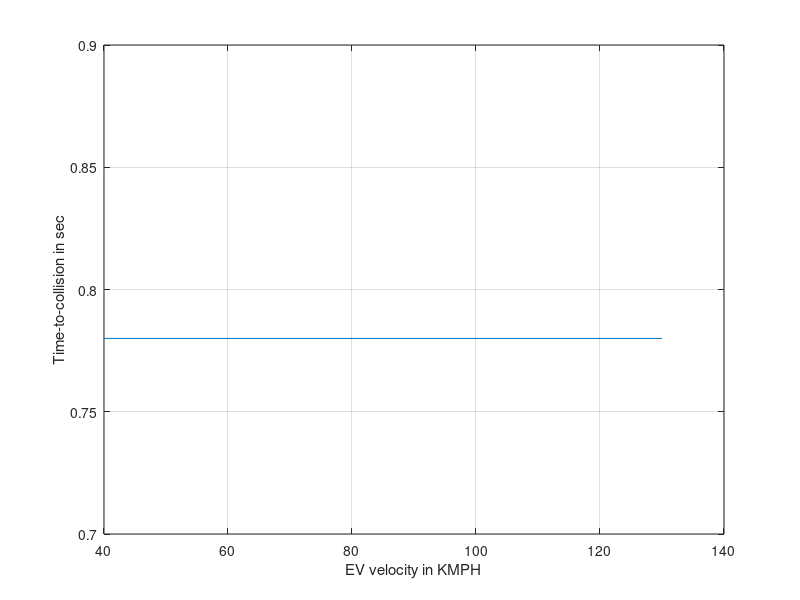
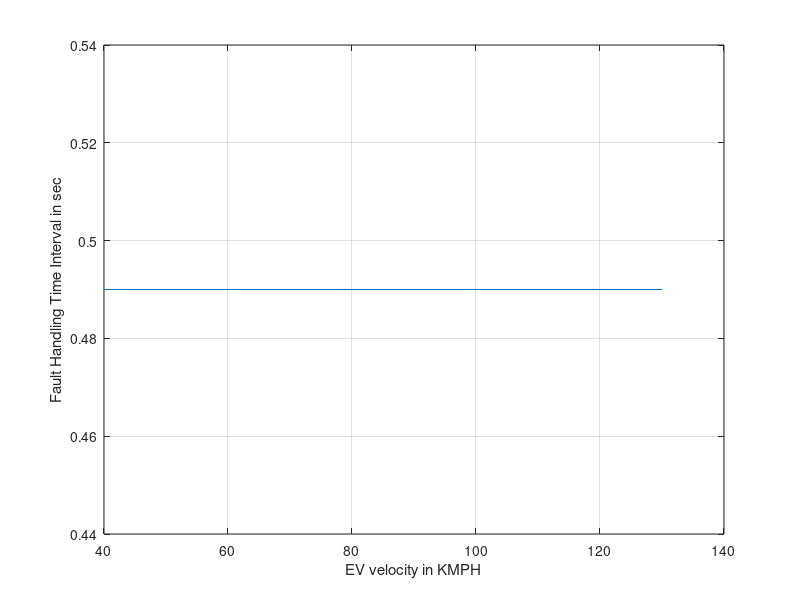

These charts were generated, in order, by the following MATLAB code: (Note: this script raises an error after producing the figures.)
%% Clean workspace and close all
clear all
close all
clc
%% Constraint for parameter

KK = 0;

    Speed = [];
    TimeDur = [];
    DataTTC = [];
    for EgoVehicleSpeed = 40 : 5 : 130
        
        Vx_EV = EgoVehicleSpeed/3.6;
        Dist2Bondary = 0.3;
       
        %%
        LaneWidth = 3.66;
        TruckWidth = 3.05;
        WheelBase = 5.79;
        Ay = -0.1*9.81;
        AyComp = -Ay;
        % Saturation: If acceleration is more than 1g. Need to saturate
        if abs(AyComp) > 9.81
            AyComp = sign(AyComp)*9.81;
        else
            AyComp = AyComp;
        end
       
        dT = 0.01;                                      % Sample time
     
       
        VelY = 0;
        DistCovered = 0;
        K = 0;
 %% TTC computation
        Flag = false;
        while(Flag == false)
          
          
            VelY = VelY + dT * Ay;
            DistCovered = DistCovered + dT*VelY;
            K = K + 1;
            if (abs(DistCovered) >= Dist2Bondary)
                Flag = true;
            end
        end
        TTC = K * dT;
        %% Dist covered during response time
        for ijk = TTC : -dT : 0.001
           
        IC = 0;
        VelY = 0;
        DistCovered = 0;
        Flag = false;
        C = 0;
        
        %% FHTI calculation
        for i = 0 : dT : ijk        
            VelY = VelY + dT * Ay;
            DistCovered = DistCovered + dT*VelY;
        end
        DistCovered1 = abs(DistCovered);
 %% 
        Flag = false;
        N = 0;
        Pev_VelY = VelY;
        DistCovered = 0;
        while(Flag == false)
            
            VelY = VelY + dT * AyComp;
            DistCovered = DistCovered + dT*VelY;
            if sign(VelY) ~= sign(Pev_VelY)
                Flag = true;
            end
            N = N + 1;
        end
        
        DistCovered2 = abs(DistCovered);
        TotalDist = DistCovered1 + DistCovered2;
        if abs(TotalDist) < (Dist2Bondary-0.05)
            break;
        end
        end
        Speed = [Speed EgoVehicleSpeed];
        TimeDur = [TimeDur ijk];
        DataTTC = [DataTTC TTC];
     
    end
    
    
%% Plots
figure(1);
plot(Speed,DataTTC);
grid on
xlabel('EV velocity in KMPH')
ylabel('Time-to-collision in sec');
hold on

f=gcf;
saveas(f,'highway_non_steering_tire_2_TTC.jpg');

figure(2);
plot(Speed,TimeDur);
grid on
xlabel('EV velocity in KMPH')
ylabel('Fault Handling Time Interval in sec');
hold on

f=gcf;
saveas(f,'highway_non_steering_tire_2_FHTI.jpg');


%% FHTI calculation 
x_speed=Speed';
y_TTC=DataTTC';
z_FHTI=TimeDur';
data={'Vehicle_Speed','TTC','FHTI'};
xlswrite('Functional_Safety_Scenarios',data,'highway_non_steering_tire_2','A1');
xlswrite('Functional_Safety_Scenarios',x_speed,'highway_non_steering_tire_2','A2');
xlswrite('Functional_Safety_Scenarios',y_TTC,'highway_non_steering_tire_2','B2');
xlswrite('Functional_Safety_Scenarios',z_FHTI,'highway_non_steering_tire_2','C2');

folder = pwd;
excelFileName = 'Functional_Safety_Scenarios.xls';
fullFileName = fullfile(folder, excelFileName);
objExcel = actxserver('Excel.Application');
objExcel.Visible = true;
ExcelWorkbook = objExcel.Workbooks.Open(fullFileName);
oSheet = objExcel.ActiveSheet;
imageFolder = fileparts(which('highway_non_steering_tire_2_TTC.jpg'));
imageFullFileName = fullfile(imageFolder, 'highway_non_steering_tire_2_TTC.jpg');
Shapes = oSheet.Shapes;
Shapes.AddPicture(imageFullFileName, 0, 1, 400, 20, 400, 300);

imageFolder1 = fileparts(which('highway_non_steering_tire_2_FHTI.jpg'));
imageFullFileName1 = fullfile(imageFolder, 'highway_non_steering_tire_2_FHTI.jpg');
Shapes.AddPicture(imageFullFileName1, 0, 1, 850, 20, 400, 300);

objExcel.DisplayAlerts = false;
ExcelWorkbook.SaveAs(fullFileName);
ExcelWorkbook.Close(false);
objExcel.Quit; 